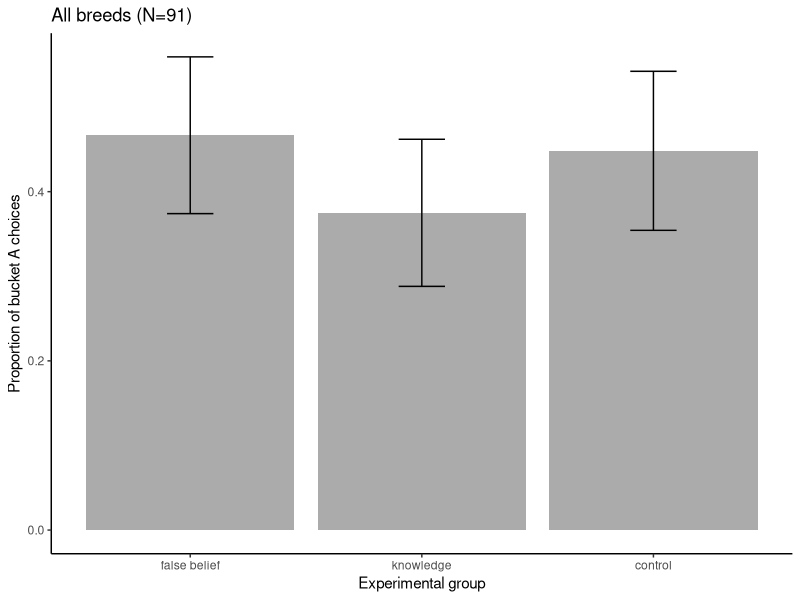
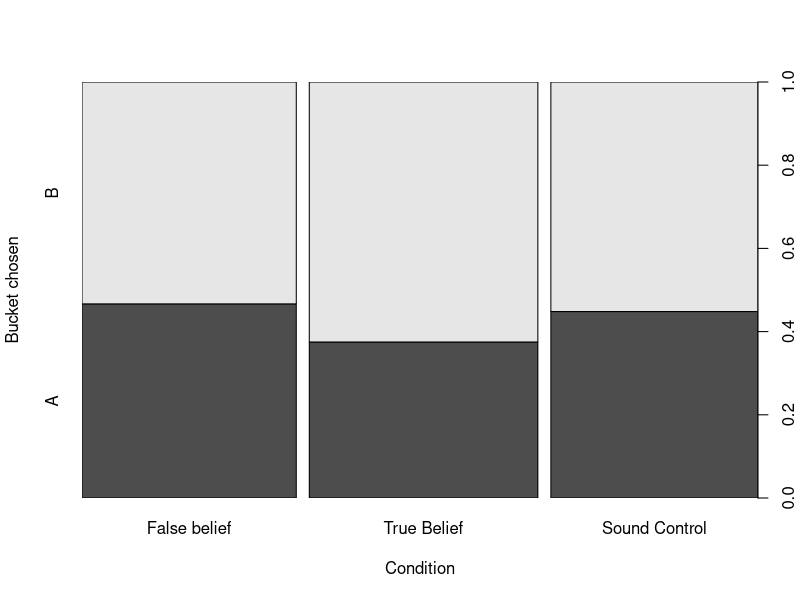
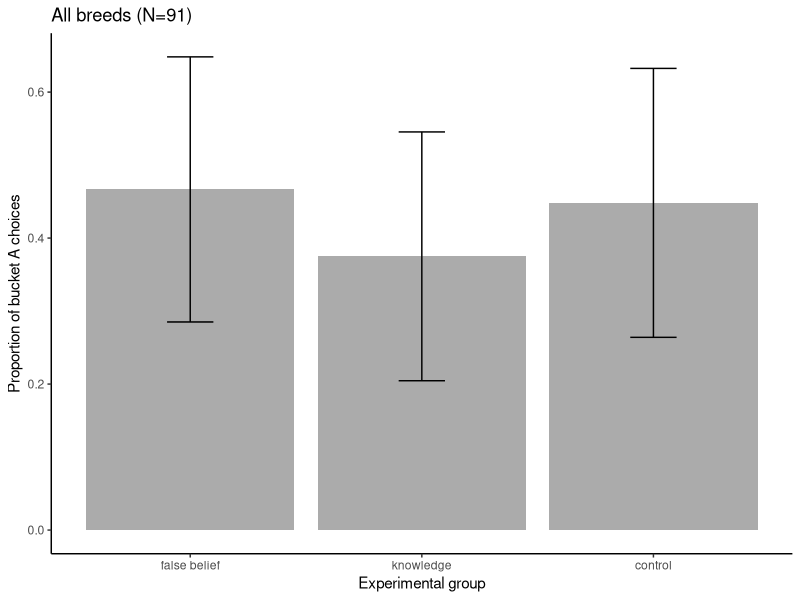

These charts were generated, in order, by the following R code:
## ---- chunk 1
library(tidyverse)
library(ggplot2)
## ---- chunk 2
xdata <- read.csv("data/tested_dogs.csv", header = TRUE) %>% 
   mutate(choice_letter = as.factor(choice_letter),
         condition = as.factor(condition),
         age_months = as.numeric(age_months)) %>% 
  filter(choice_letter %in% c("A", "B")) %>%   # Keep rows where choice_letter is "A" or "B"
  droplevels()
## ---- chunk 3
##nr. dogs choosing bucket A and B overall
table(xdata$choice_letter)

##proportions relative to the whole sample
mean(xdata$choice_letter=="A")
mean(xdata$choice_letter=="B")

##nr. dogs choosing bucket A and B in each condition
table(xdata$condition, xdata$choice_letter)

##proportions relative to the different conditions
fb_subset <- xdata[xdata$condition == "false_belief", ]
know_subset <- xdata[xdata$condition == "knowledge", ]
ctr_subset <- xdata[xdata$condition == "control", ]
mean(fb_subset$choice_letter=="A")
mean(know_subset$choice_letter=="A")
mean(ctr_subset$choice_letter=="A")

#experimenters (communicator and hider)
table(xdata$condition, xdata$communicator)
table(xdata$condition, xdata$hider)
xdata$experimenter_dyad<-paste(xdata$communicator, xdata$hider, sep="_")
table(xdata$condition, xdata$experimenter_dyad)

#age
mean(fb_subset$age_months)
mean(know_subset$age_months) #check Dali, Bo and Kunibert
mean(ctr_subset$age_months)

#sex
table(xdata$sex, xdata$condition)
## ---- chunk 4
#table with descriptive stats for plotting
plot.data <- xdata %>%
  mutate(choice = ifelse(choice_letter == "A", 1, 0)) %>%
  mutate(condition = fct_relevel(
    fct_recode(
      condition,
      "false belief" = "false_belief",
      "knowledge" = "knowledge",
      "control" = "control"
    ),
    "false belief",
    "knowledge",
    "control"
  )) %>% #specify order of factor levels for factor_relevel
  group_by(condition) %>%
  summarise(
    mean.choiceA = mean(choice),
    sd.choiceA = sd(choice),
    n.choseA = sum(choice),
    median.choiceA = median(choice),
    n.tested.per.cond = length(choice),
    se.choiceA = sd(choice) / sqrt(length(choice))
  )

plot.data

##barplot of choices by experimental group

p.choice <- ggplot(data = plot.data, aes(x = condition, y = mean.choiceA)) +
  geom_bar(stat = "identity", alpha = 0.5) +
  geom_errorbar(aes(ymin = mean.choiceA - se.choiceA, ymax = mean.choiceA + #error bars represent standard error
                      se.choiceA),
                width = .2) +
  #geom_signif(comparisons=list(c("False Belief", #"Knowledge")), annotations="*",
  #             y_position = 0.75, tip_length = 0.04, #vjust=0.4) +
  #ylim(0.2,0.6)+
  theme_classic() +
  labs(x = "Experimental group", y = "Proportion of bucket A choices")+
  ggtitle("All breeds (N=91)")

p.choice
 
#saving the plot with ggsave
# ggsave(
#   "./graphs/bucket_A_choices_BC.png",
#   plot = last_plot(),
#   device = NULL,
#  # path = "C:/Users/lonardol/Desktop/False Belief experiment/FB_2_follow_up/Graphs/Border Collies",
#   scale = 0.8,
#   width = 7,
#   height = 6,
#   #units = c("in", "cm", "mm"),
#   dpi = 320,
#   limitsize = TRUE
# )
## ---- chunk 5
#mosaic plot to visualize also bucket B choices
mosaic.plot.data  <- xdata %>%
  mutate(choice_letter = fct_relevel(choice_letter, "B", "A")) %>%
  mutate(condition = fct_relevel(
    fct_recode(
      condition,
      "False belief" = "false_belief",
      "True Belief" = "knowledge",
      "Sound Control" = "control"
    ),
    "False belief",
    "True Belief",
    "Sound Control"
  )) #specify order of factor levels for factor_relevel

plot(mosaic.plot.data$condition,mosaic.plot.data$choice_letter,
  xlab = "Condition",
  ylab = "Bucket chosen")


#saving the plot with ggsave
# ggsave(
#   "./graphs/bucket_A_choices_BC.png",
#   plot = last_plot(),
#   device = NULL,
#  # path = "C:/Users/lonardol/Desktop/False Belief experiment/FB_2_follow_up/Graphs/Border Collies",
#   scale = 0.8,
#   width = 7,
#   height = 6,
#   #units = c("in", "cm", "mm"),
#   dpi = 320,
#   limitsize = TRUE
# )
## ---- chunk 6
#chi square test (false belief - knowledge) 29 October
condition<-c("false belief", "knowledge", "control")
outcome <- plot.data$n.choseA # number of successes (bucket A chosen) for each condition
n <- plot.data$n.tested.per.cond # total trials for each condition

# Create a contingency table
table <- matrix(c(outcome[1], n[1] - outcome[1], outcome[2], n[2] - outcome[2], outcome[3], n[3] - outcome[3]), 
                nrow = 3, byrow = TRUE)
rownames(table) <- condition
colnames(table) <- c("Success", "Failure")

# Chi-squared test
chisq.test(table)
## ---- chunk 7
#plot with error bars showing confidence intervals 
plot.data.ci <- plot.data %>%
  mutate(ci.lower = mean.choiceA - 1.96 * se.choiceA,
         ci.upper = mean.choiceA + 1.96 * se.choiceA)

# Now, plot with confidence intervals as error bars
p.choice.ci <- ggplot(data = plot.data.ci, aes(x = condition, y = mean.choiceA)) +
  geom_bar(stat = "identity", alpha = 0.5) +
  geom_errorbar(aes(ymin = ci.lower, ymax = ci.upper), width = 0.2) +
  #ylim(0,0.8)+
  #geom_signif(comparisons=list(c("False Belief", "Knowledge")), annotations="*",
  #             y_position = 0.75, tip_length = 0.04, vjust=0.4) +
  theme_classic() +
  labs(x = "Experimental group", y = "Proportion of bucket A choices") +
  ggtitle("All breeds (N=91)")

p.choice.ci
